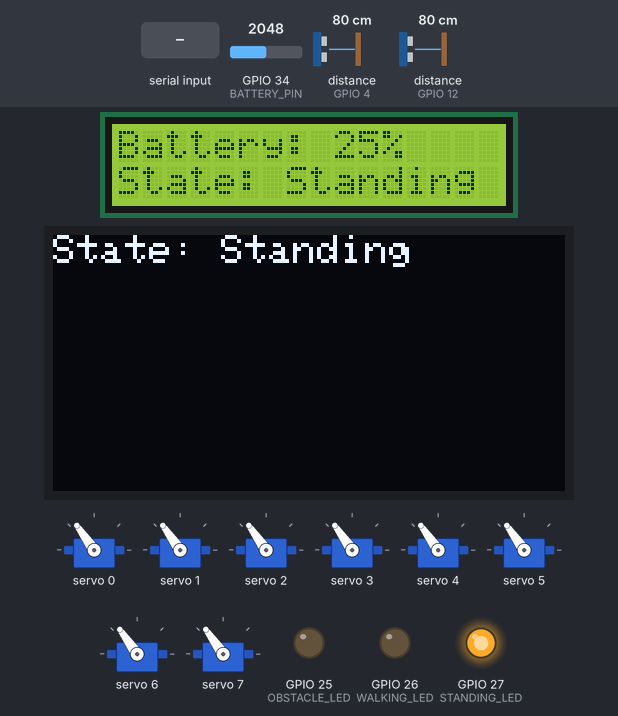
The sketch below on a simulated ESP32. Shown: 8 × servo, 16×2 character LCD, 128×64 one-colour display, output pins drawn as LEDs (lit = HIGH). Wiring (inferred from the names in the program): 2 × ultrasonic range finder: trigger GPIO 5, echo GPIO 4 / trigger GPIO 13, echo GPIO 12. The test bench sets the inputs (shaded band); at power-on: distance to the obstacle (sensors on GPIO 4, GPIO 12) 80 cm, GPIO 34 (BATTERY_PIN) = 2048. The echo pulse lasts 58.3 µs per cm; nothing arrives over Bluetooth unless stated; pins used as bus, display or sensor lines are not drawn; what the sketch prints to the serial monitor is not drawn.

Above: at 3.3 s.
3.4 s: "W\n" received over the second serial link
At 3.61 s:
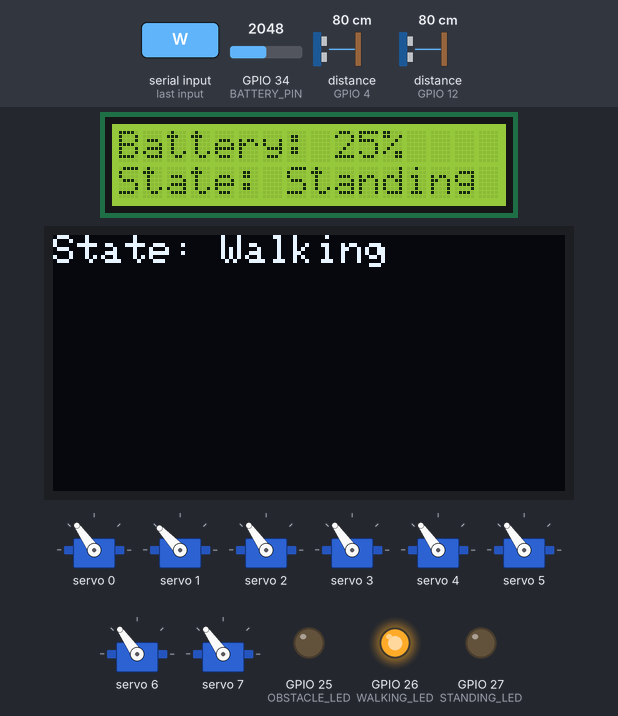
5.8 s: distance to the obstacle (sensor on GPIO 4) set to 22 cm
8.8 s: distance to the obstacle (sensor on GPIO 4) set to 18 cm
11.8 s: "S,45\n" received over the second serial link
At 13.6 s:
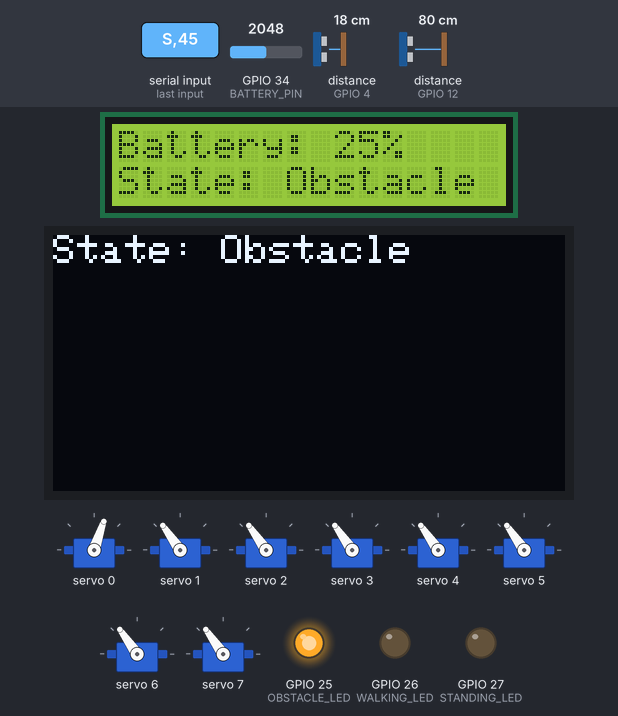
14.2 s: "S\n" received over the second serial link
At 14.9 s:
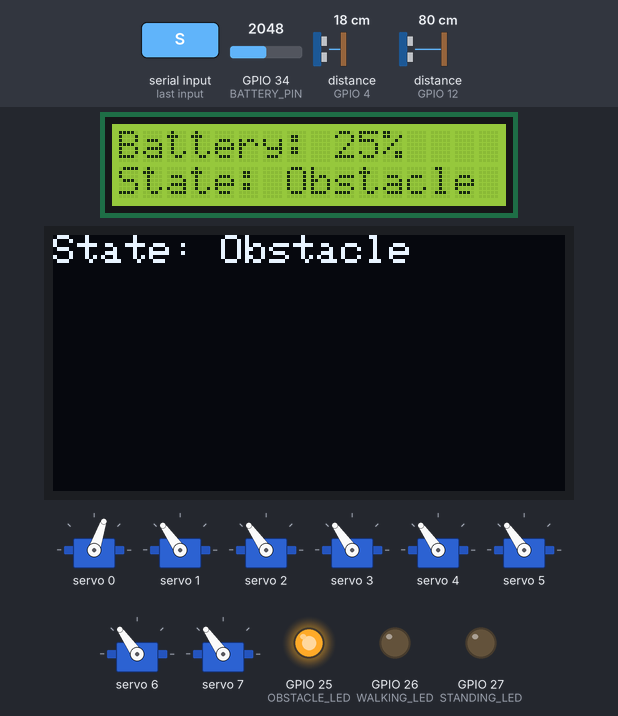
15.7 s: "W\n" received over the second serial link
At 16.2 s:
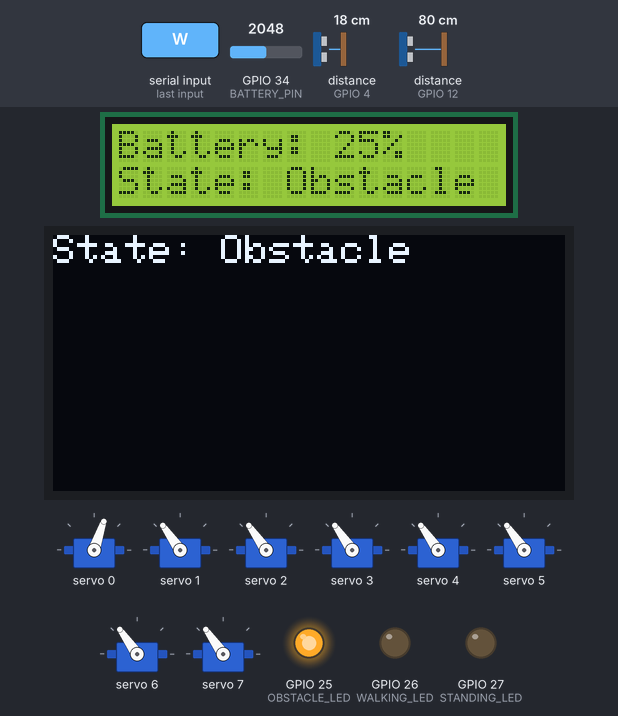
Timing chart, 0 to 18.2 s (numbered marks = the images above; inputs shaded):
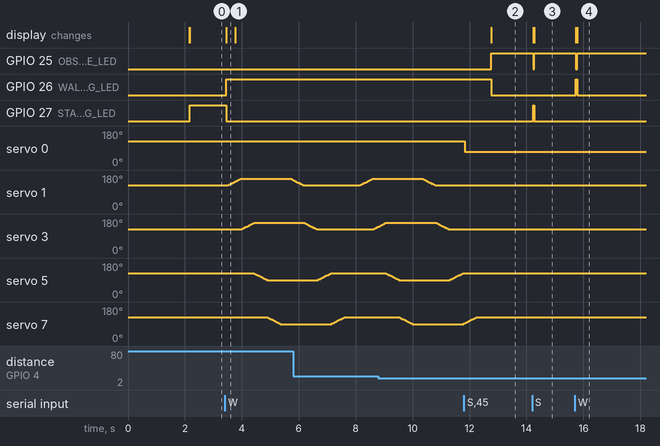

Measured:
- after the input at 3.4 s, GPIO 26 (WALKING_LED): LOW → HIGH after 0.06 s; GPIO 27 (STANDING_LED): HIGH → LOW after 0.06 s
- after the input at 11.8 s, servo 0: 125° → 71° at once
- after the input at 14.2 s, GPIO 25 (OBSTACLE_LED): HIGH → LOW at once, → HIGH 0.04 s later; GPIO 27 (STANDING_LED): LOW → HIGH at once, → LOW 0.04 s later; the display: first changes at once (image 3 shows a later state)
- after the input at 15.7 s, GPIO 25 (OBSTACLE_LED): HIGH → LOW at once, → HIGH 0.04 s later; GPIO 26 (WALKING_LED): LOW → HIGH at once, → LOW 0.04 s later; the display: first changes at once (image 4 shows a later state)

The sketch:

sketch_mar27a.ino
```cpp
#include <Wire.h>
#include <Adafruit_PWMServoDriver.h>
#include <BluetoothSerial.h>
#include <LiquidCrystal.h>
#include <Adafruit_GFX.h>
#include <Adafruit_SSD1306.h>

Adafruit_PWMServoDriver pwm = Adafruit_PWMServoDriver();
BluetoothSerial SerialBT;

// Servo Channels
#define LEG1_UPPER_SERVO 0
#define LEG1_LOWER_SERVO 1
#define LEG2_UPPER_SERVO 2
#define LEG2_LOWER_SERVO 3
#define LEG3_UPPER_SERVO 4
#define LEG3_LOWER_SERVO 5
#define LEG4_UPPER_SERVO 6
#define LEG4_LOWER_SERVO 7

// Servo Pulse Width Ranges
#define SERVO_MIN 150
#define SERVO_MAX 600

// Movement Parameters
const int BASE_ANGLE = 90;
const int TURN_ANGLE = 30;
const int STEP_DELAY = 15;

int currentAngles[8] = {BASE_ANGLE, BASE_ANGLE, BASE_ANGLE, BASE_ANGLE,
                        BASE_ANGLE, BASE_ANGLE, BASE_ANGLE, BASE_ANGLE};

bool isRunning = false;
bool shouldStop = false;

// OLED setup (change pins from default I2C)
#define OLED_SDA 33
#define OLED_SCL 32
TwoWire OLED_I2C = TwoWire(1);
Adafruit_SSD1306 display(128, 64, &OLED_I2C, -1);

// LCD Pins: RS, E, D4, D5, D6, D7
LiquidCrystal lcd(19, 23, 18, 17, 16, 15);

// Ultrasonic sensors
#define TRIG1 5
#define ECHO1 4
#define TRIG2 13
#define ECHO2 12

// Battery read pin
#define BATTERY_PIN 34

// LEDs
#define OBSTACLE_LED 25
#define WALKING_LED 26
#define STANDING_LED 27

void setup() {
  Serial.begin(115200);
  SerialBT.begin("QuadrupedRobot");
  Serial.println("Bluetooth device is ready to pair");

  pinMode(TRIG1, OUTPUT);
  pinMode(ECHO1, INPUT);
  pinMode(TRIG2, OUTPUT);
  pinMode(ECHO2, INPUT);

  pinMode(OBSTACLE_LED, OUTPUT);
  pinMode(WALKING_LED, OUTPUT);
  pinMode(STANDING_LED, OUTPUT);

  pwm.begin();
  pwm.setPWMFreq(50);

  for (int i = 0; i < 8; i++) {
    moveServoDirect(i, BASE_ANGLE);
  }

  lcd.begin(16, 2);
  OLED_I2C.begin(OLED_SDA, OLED_SCL);  // Init I2C with custom pins

  // Initialize OLED
  Serial.println("Initializing OLED...");
  if (!display.begin(SSD1306_SWITCHCAPVCC, 0x3C)) {
    Serial.println(F("SSD1306 failed!"));
    while (1);
  }
  display.clearDisplay();
  display.setTextColor(SSD1306_WHITE);
  display.setTextSize(1);
  display.setCursor(0, 0);
  display.println("Quadruped Ready");
  display.display();

  delay(2000);
  Serial.println("Quadruped Ready - Bluetooth Control");
  SerialBT.println("Ready. Send commands like: G, S, T, or servo,angle (e.g., 3,120)");
}

long readDistanceCM(int trigPin, int echoPin) {
  digitalWrite(trigPin, LOW);
  delayMicroseconds(2);
  digitalWrite(trigPin, HIGH);
  delayMicroseconds(10);
  digitalWrite(trigPin, LOW);

  long duration = pulseIn(echoPin, HIGH, 30000);
  long distance = duration * 0.034 / 2;
  return distance;
}

int getBatteryPercentage() {
  int raw = analogRead(BATTERY_PIN);
  float voltage = raw * (3.3 / 4095.0) * 2;  // Assuming 1:1 voltage divider
  return map(voltage * 100, 300, 420, 0, 100);
}

void updateDisplays(const String& state) {
  display.clearDisplay();
  display.setCursor(0, 0);
  display.println("State: " + state);
  display.display();

  lcd.setCursor(0, 0);
  lcd.print("Battery: ");
  lcd.print(getBatteryPercentage());
  lcd.print("%");
  lcd.setCursor(0, 1);
  lcd.print("State: " + state);
}

void moveServoDirect(uint8_t servoNum, int angle) {
  angle = constrain(angle, 0, 180);
  int pulse = map(angle, 0, 180, SERVO_MIN, SERVO_MAX);
  pwm.setPWM(servoNum, 0, pulse);
  currentAngles[servoNum] = angle;
}

void moveServoIncremental(uint8_t servoNum, int targetAngle) {
  targetAngle = constrain(targetAngle, 0, 180);

  while (currentAngles[servoNum] != targetAngle && !shouldStop) {
    currentAngles[servoNum] += (currentAngles[servoNum] < targetAngle) ? 1 : -1;
    moveServoDirect(servoNum, currentAngles[servoNum]);
    delay(STEP_DELAY);
    checkBluetoothCommands();
  }
}

void turnLeftIncremental() {
  int leg1Target = BASE_ANGLE + TURN_ANGLE;
  int leg2Target = BASE_ANGLE + TURN_ANGLE;
  int leg3Target = BASE_ANGLE - TURN_ANGLE;
  int leg4Target = BASE_ANGLE - TURN_ANGLE;

  bool movementComplete = false;
  while (!movementComplete && !shouldStop) {
    movementComplete = true;
    checkBluetoothCommands();

    if (currentAngles[LEG1_LOWER_SERVO] != leg1Target) {
      moveServoIncremental(LEG1_LOWER_SERVO, leg1Target);
      movementComplete = false;
    }
    if (currentAngles[LEG2_LOWER_SERVO] != leg2Target) {
      moveServoIncremental(LEG2_LOWER_SERVO, leg2Target);
      movementComplete = false;
    }
    if (currentAngles[LEG3_LOWER_SERVO] != leg3Target) {
      moveServoIncremental(LEG3_LOWER_SERVO, leg3Target);
      movementComplete = false;
    }
    if (currentAngles[LEG4_LOWER_SERVO] != leg4Target) {
      moveServoIncremental(LEG4_LOWER_SERVO, leg4Target);
      movementComplete = false;
    }
    delay(STEP_DELAY);
  }
  if (!shouldStop) delay(300);
}

void returnToNeutral() {
  for (int i = 0; i < 8 && !shouldStop; i++) {
    moveServoIncremental(i, BASE_ANGLE);
  }
}

void checkBluetoothCommands() {
  if (SerialBT.available()) {
    String input = SerialBT.readStringUntil('\n');
    input.trim();

    if (input.length() == 1) {
      char command = input.charAt(0);
      switch (command) {
        case 'S':
          shouldStop = true;
          isRunning = false;
          updateDisplays("Stopped");
          digitalWrite(OBSTACLE_LED, LOW);
          digitalWrite(WALKING_LED, LOW);
          digitalWrite(STANDING_LED, HIGH);
          SerialBT.println("Stopping...");
          returnToNeutral();
          break;
        case 'W':
          shouldStop = false;
          isRunning = true;
          updateDisplays("Walking");
          digitalWrite(OBSTACLE_LED, LOW);
          digitalWrite(WALKING_LED, HIGH);
          digitalWrite(STANDING_LED, LOW);
          SerialBT.println("Starting...");
          break;
        case 'TL':
          if (isRunning) {
            updateDisplays("Turning");
            digitalWrite(OBSTACLE_LED, LOW);
            digitalWrite(WALKING_LED, HIGH);
            digitalWrite(STANDING_LED, LOW);
            SerialBT.println("Turning left...");
            turnLeftIncremental();
            returnToNeutral();
          }
          break;
      }
    } else {
      int commaIndex = input.indexOf(',');
      if (commaIndex != -1) {
        int servoNum = input.substring(0, commaIndex).toInt();
        int angle = input.substring(commaIndex + 1).toInt();

        if (servoNum >= 0 && servoNum <= 7) {
          moveServoDirect(servoNum, angle);
          SerialBT.printf("Moved Servo %d to %d degrees\n", servoNum, angle);
        } else {
          SerialBT.println("Invalid servo number. Use 0-7.");
        }
      } else {
        SerialBT.println("Invalid input. Use format: servo,angle");
      }
    }
  }
}

void loop() {
  checkBluetoothCommands();

  long d1 = readDistanceCM(TRIG1, ECHO1);
  long d2 = readDistanceCM(TRIG2, ECHO2);

  if ((d1 > 0 && d1 < 20) || (d2 > 0 && d2 < 20)) {
    shouldStop = true;
    isRunning = false;
    updateDisplays("Obstacle");
    digitalWrite(OBSTACLE_LED, HIGH);
    digitalWrite(WALKING_LED, LOW);
    digitalWrite(STANDING_LED, LOW);
    returnToNeutral();
  }

  if (isRunning && !shouldStop) {
    updateDisplays("Walking");
    digitalWrite(WALKING_LED, HIGH);
    digitalWrite(OBSTACLE_LED, LOW);
    digitalWrite(STANDING_LED, LOW);

    turnLeftIncremental();
    returnToNeutral();
    if (!shouldStop) delay(500);
  } else if (!isRunning && !shouldStop) {
    updateDisplays("Standing");
    digitalWrite(STANDING_LED, HIGH);
    digitalWrite(WALKING_LED, LOW);
    digitalWrite(OBSTACLE_LED, LOW);
  }
}
```
